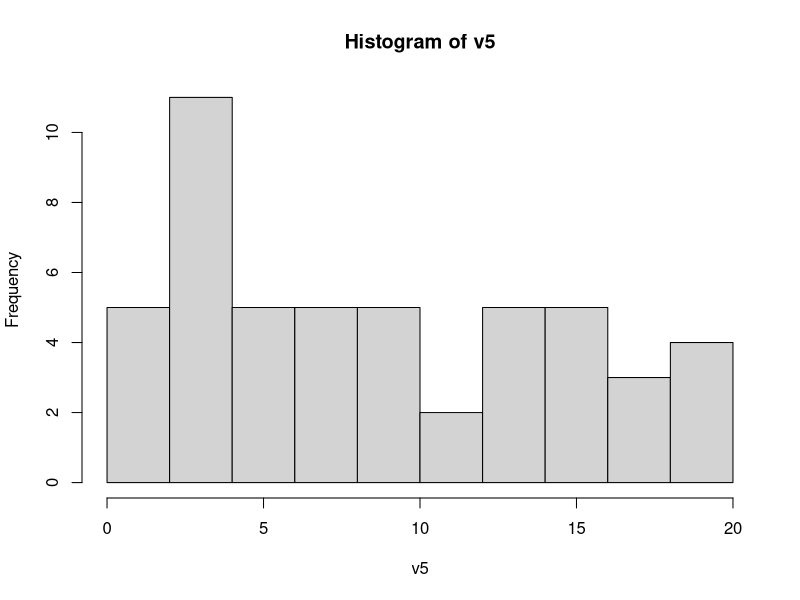
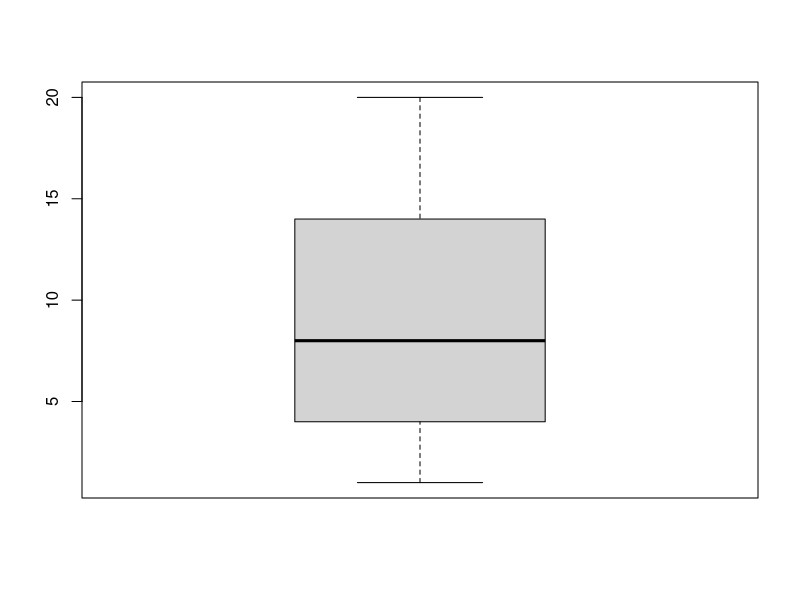

Source code (R) for these figures, in order:
#combine() -> c()
v0 <- c(1,2,3)
print(v0)

#criação de sequencias
v1 <- 2:6
print(v1)

#replicate() -> rep()
v2 <- rep(0:3, times=3)
print(v2)

#aleatorios uniformes
v3 <- runif(10, 0, 10)
print(v3)

#ordenando
v4 <- sort(v3)
print(v4)

#criação de vetor com 20 valores e histograma
x <- 1:20
v5 <- sample(x, 50, replace=TRUE)
hist(v5)

media <- mean(v5)
print(media)
mediana <- median(v5)
print(mediana)
desvpad <- sd(v5)
print(desvpad)
quartis <- summary(v5)
print(quartis)
boxplot(v5)

